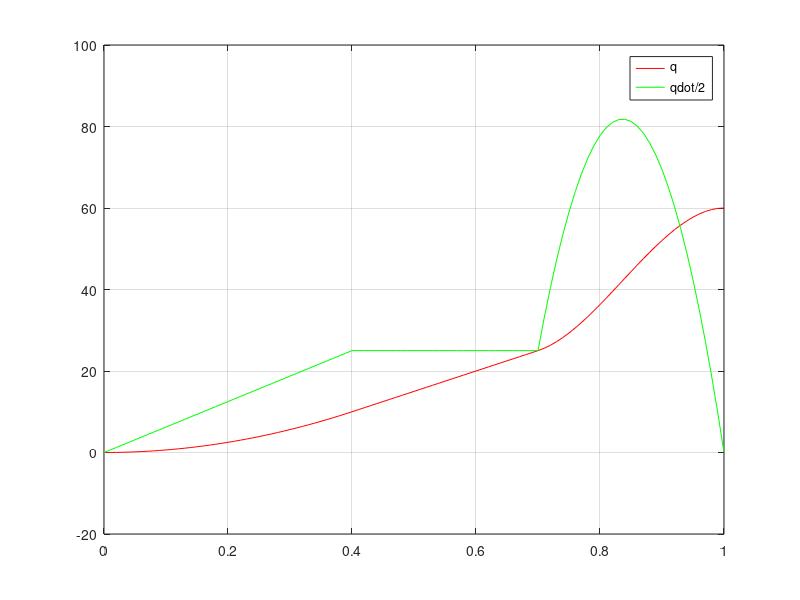

Source code (MATLAB):
clc
% q1(t) = a0 + a1*t + a2*t^2
% q2(t) = c0 + c1*t
% q3(t) = b0 + b1*t + b2*t^2 + b3*t^3
q0  = 0; qf  = 60;
q0d = 0;  qcd = 50; qfd = 0;
t0  = 0; t1 = 0.4; t2 = 0.7; tf  = 1;

a0 = q0
a1 = 0;
a2 = qcd/(2*t1)

c0 = q0 - 0.5*t1*qcd
c1 = qcd

A = [1  t2  t2^2  t2^3;
     0  1   2*t2  3*t2^2;
     1  tf  tf^2  tf^3;
     0  1   2*tf  3*tf^2];
 
b = [c0 + c1*t2; c1; qf; qfd];

a = inv(A)*b
b0 = a(1); b1 = a(2); b2 = a(3); b3 = a(4);

qt  = [];
qtd = [];
for t = t0:0.01:(t1-0.01)
  q = a0 + a1*t + a2*t^2;
  qd = a1 + 2*a2*t;
  qt = [qt q];
  qtd = [qtd qd];
end
for t = t1:0.01:(t2-0.01)
  q = c0 + c1*t;
  qd = c1;
  qt = [qt q];
  qtd = [qtd qd];
end
for t = t2:0.01:tf
  q = b0 + b1*t + b2*t^2 + b3*t^3;
  qd = b1 + 2*b2*t + 3*b3*t^2;
  qt = [qt q];
  qtd = [qtd qd];
end
      
t = t0:0.01:tf;
plot(t,qt,'r', t,qtd/2,'g')
grid on
legend('q', 'qdot/2')